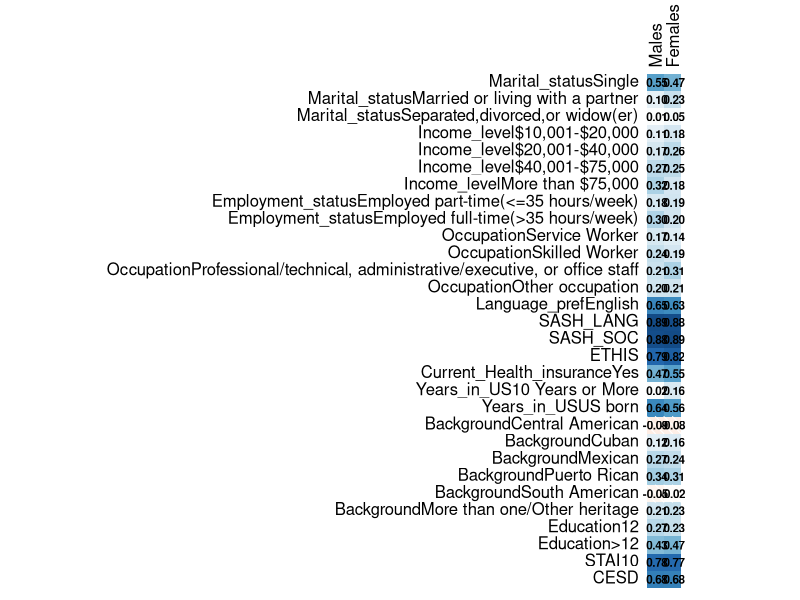

Write the R code that produced this figure.
## ---- chunk 1
knitr::opts_chunk$set(echo = TRUE)
knitr::opts_chunk$set(fig.width=12, fig.height=10) 
## ---- chunk 2
library(corrplot)
## ---- chunk 3
dat <- as.matrix(read.csv("Heatmap_sample_data_1.csv", row.names = 1))
## ---- chunk 4

corrplot(dat, 
         method = "shade", 
         addCoef.col = 'black', 
         tl.col = 'black', 
         cl.pos = 'n', 
         number.cex = 0.7)

## ---- chunk 5
sessionInfo()
